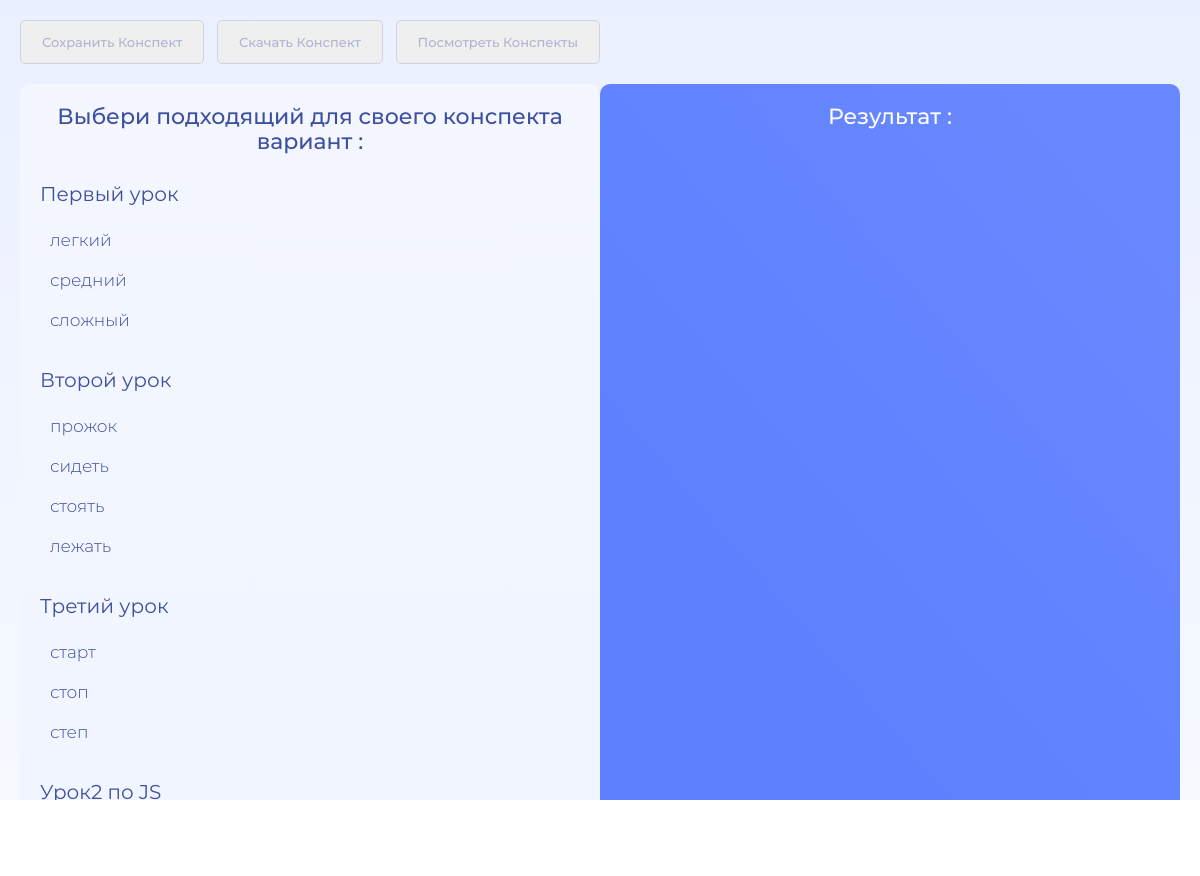
The page / on the database its author committed.
### conspect/models.py (models this page shows)
class SubjectModel(Model):
    name = CharField(max_length=150, verbose_name='Название темы')
    def __str__(self):
        return self.name
    class Meta:
        verbose_name = 'Тема'
        verbose_name_plural = 'Темы'

class AnswerModel(Model):
    subject = ForeignKey(SubjectModel, on_delete=CASCADE, verbose_name='Тема')
    text = TextField(verbose_name='Варианты ответов')
    def __str__(self):
        return self.text
    class Meta:
        verbose_name = 'Ответ'
        verbose_name_plural = 'Ответы'

### conspect/views.py (the view)
# urls.py: path('', lessons, name='lessons_tmp'),
def lessons(request):
    objects = SubjectModel.objects.all()
    context = {'subjects': objects}
    return render(request, 'index.html', context)

### templates/index.html (shortened to what this page needs)
{% load static %}
<!DOCTYPE html>
<html lang="en" id="hhh">
<head>
    <link rel="stylesheet" href="{% static '5.css' %}">
</head>
<body>
    <div class="container">
        <div class="answer-wrapper">
            <input type="button" value="Сохранить Конспект" id="save_cons">
            <input type="button" value="Скачать Конспект" id="get_cons">
            <input type="button" value="Посмотреть Конспекты" id="show_cons">
        </div>
        <div class="question-wrapper">
            <section class="questions" id="question">
                <h3 class="questions_title">Выбери подходящий для своего конспекта вариант :</h3>
                {% for subject in subjects %}
                <div class="questions_block" id="block_1"><h4 class="title_topic">{{ subject.name }}</h4>
                    {% for answer in subject.answermodel_set.all %}
                    <label class="options"><input type='checkbox' name="{{ subject }}" value="{{ answer.text }}"> {{ answer }} </label>
                    {% endfor %}
                </div>
                {% endfor %}
            </section>
            <section class="total" id="total">
                <h3 class="total_title">Результат :</h3>
            </section>
        </div>
    </div>
</body>
</html>

### conspect/static/5.css (style rules this page uses)
* { padding: 0; margin: 0; border: 0; }
*,*:before,*:after { -moz-box-sizing: border-box; -webkit-box-sizing: border-box; box-sizing: border-box; }
html,body { height: 100%; width: 100%; font-size: 100%; line-height: 1; font-size: 10px; overflow-x: hidden; overflow-y: hidden; word-break: break-word; -ms-text-size-adjust: 100%; -moz-text-size-adjust: 100%; -webkit-text-size-adjust: 100%; }
input,button,textarea { font-family:inherit; }
h1,h2,h3,h4,h5,h6 { font-size:inherit;font-weight: 400; }
.container { width: 100%; background: linear-gradient(180deg, #EAF0FF 0%, #F6F9FF 100%); height: 100%; padding: 20px; }
.answer-wrapper { display: flex; flex-wrap: wrap; padding-bottom: 20px; width: 50%; justify-content: space-between; }
.answer-wrapper input { font-family: Montserrat; font-style: normal; font-weight: 500; padding: 13px 21px; font-size: 13px; line-height: 16px; color: #ADB4D2; border: 1px solid #D1D1E4; box-sizing: border-box; border-radius: 5px; }
.question-wrapper { display: flex; justify-content: space-between; height: 100%; }
.questions { border-radius: 10px; padding: 20px; color: #3D4F9F; background: linear-gradient(180deg, #F4F7FF 0%, #F1F5FF 100%); width: 50%; overflow-y: scroll; height: 100%; }
.questions_title { font-family: Montserrat; font-style: normal; font-weight: 500; font-size: 22px; line-height: 25px; text-align: center; margin-bottom: 30px; }
.questions_block { margin-bottom: 30px; }
.questions_block .options:last-child { margin-bottom: 0; }
.options { font-family: Montserrat; font-style: normal; display: flex; font-weight: 300; font-size: 17px; line-height: 20px; padding: 10px 10px; overflow-wrap: break-word; }
.title_topic { font-family: Montserrat; font-style: normal; font-weight: 400; font-size: 20px; line-height: 21px; margin-bottom: 15px; }
.total { border-radius: 10px; overflow-y: scroll; padding: 20px; width: 50%; color: #FFFFFF; background: linear-gradient(229.32deg, #6888FF 12.77%, #5E80FF 73.11%); }
.total_title { font-family: Montserrat; font-style: normal; font-weight: 500; font-size: 22px; line-height: 25px; text-align: center; margin-bottom: 30px; }

### rows shown on the page
SubjectModel: name "Первый урок"
AnswerModel: text "легкий"
AnswerModel: text "средний"
AnswerModel: text "сложный"
SubjectModel: name "Второй урок"
AnswerModel: text "прожок"
AnswerModel: text "сидеть"
AnswerModel: text "стоять"
AnswerModel: text "лежать"
SubjectModel: name "Третий урок"
AnswerModel: text "старт"
AnswerModel: text "стоп"
AnswerModel: text "степ"
SubjectModel: name "Урок2 по JS"
